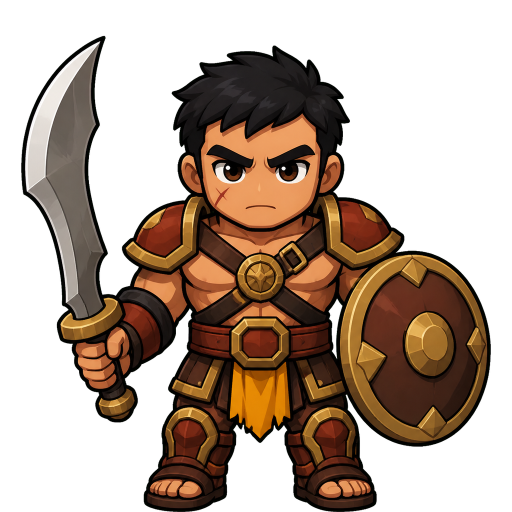
#> input picture assets/units/brute.png, 1024 x 1024 px, given in place of ironwall.png, which was not available (shown at 1/2 size)
$ python pack-atlas.py
#> lines starting #> are read from the running program, lines starting #| are printed output that depends on the picture
"""Pack ten 512px unit frames + ten 256px portraits into one 2048² texture."""
from pathlib import Path
import json
from PIL import Image
root=Path('public/assets')
ids=['ironwall','lancer','shade','ember','hawkeye','lumen','grunt','slinger','shaman','brute']
atlas=Image.new('RGBA',(2048,2048));frames={}
#> after `atlas = Image.new('RGBA', (2048, 2048))`: atlas: PIL image 2048x2048 RGBA; every value is 0
def add(id, im, x,y,w,h):
    atlas.alpha_composite(im.resize((w,h),Image.Resampling.LANCZOS),(x,y))
    frames[id]={'frame':dict(x=x,y=y,w=w,h=h),'rotated':False,'trimmed':False,'spriteSourceSize':dict(x=0,y=0,w=w,h=h),'sourceSize':dict(w=w,h=h)}
for i,id in enumerate(ids):add(id,Image.open(root/'units'/f'{id}.png').convert('RGBA'),i%4*512,i//4*512,512,512)
#> in add, `atlas.alpha_composite(im.resize((w,h),Image.Resampling.LANCZOS),(x,y))`:
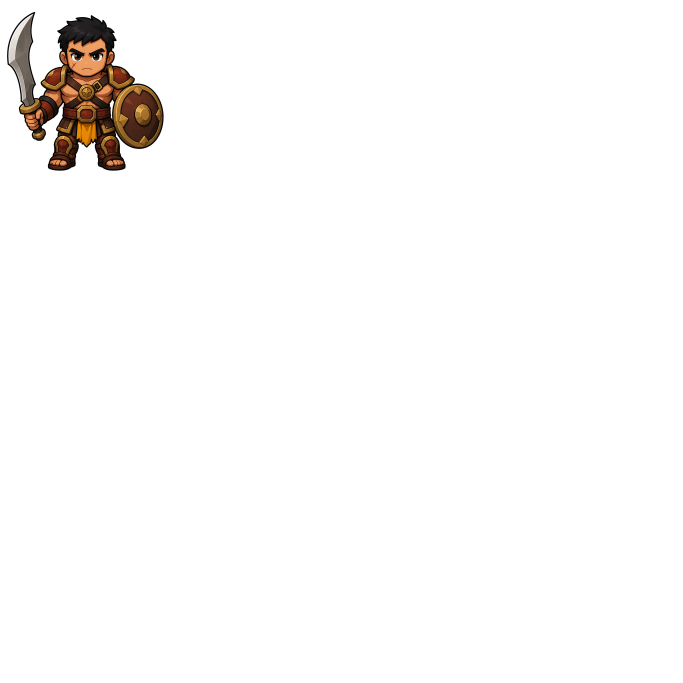
#> atlas: PIL image 2048x2048 RGBA (shown at 1/3 size); mean R, G, B, A 3.1, 2, 1.2, 7.7; transparent parts drawn white
#> in add, im is the input picture: PIL image 1024x1024 RGBA; mean R, G, B, A 49.8, 32.5, 19.5, 122.9
#> pass 2 of the loop `for i,id in enumerate(ids):add(id,Image.open(root/'units'/f'{id}.png')..`:
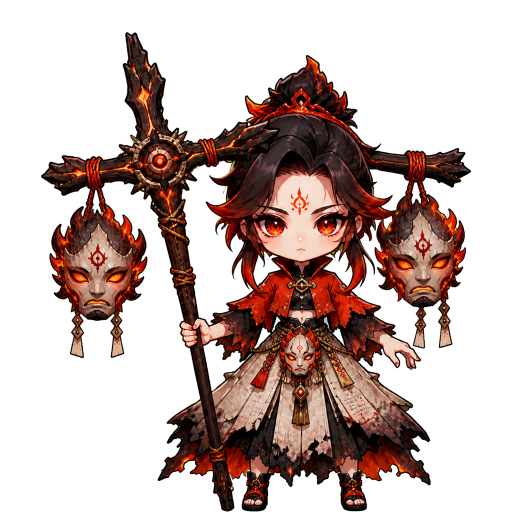
#> input picture assets/units/ember.png, 1024 x 1024 px, given in place of lancer.png, which was not available (shown at 1/2 size)
#> in add (call 2), `atlas.alpha_composite(im.resize((w,h),Image.Resampling.LANCZOS),(x,y))`:
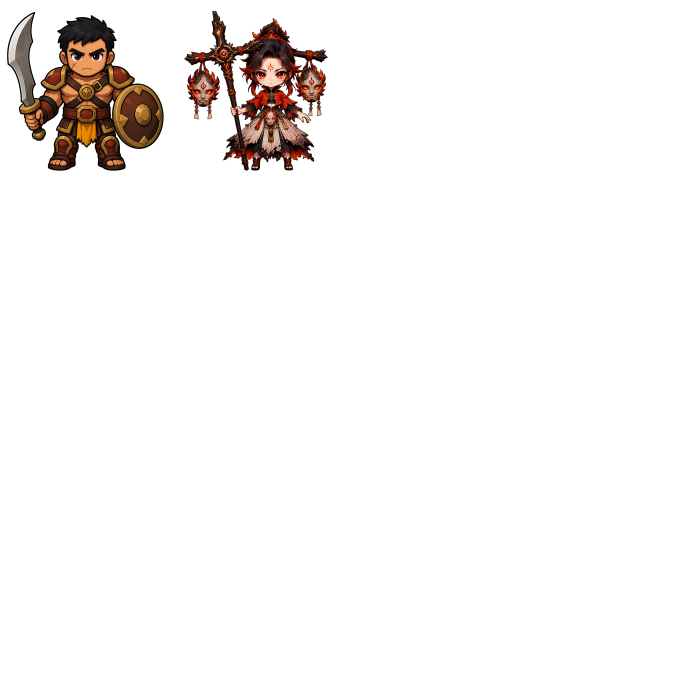
#> atlas: PIL image 2048x2048 RGBA (shown at 1/3 size); mean R, G, B, A 5.6, 3.4, 2.3, 13.7; transparent parts drawn white
#> in add, im is the input picture: PIL image 1024x1024 RGBA; mean R, G, B, A 39.7, 21.6, 17, 96.5
#> (the run stopped early here; a loop or call above may not have finished)
